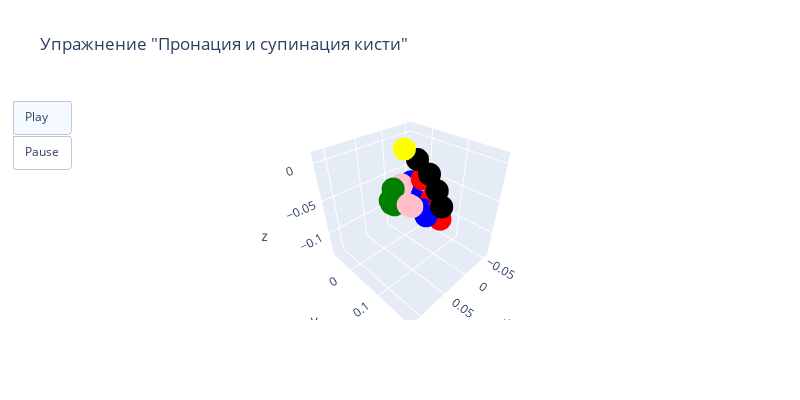

Notebook code cell kept with this figure:
### Code cell
plt_create_3d_gif(class2csv_examples['Пронация и супинация кисти'], ex_name='Пронация и супинация кисти')

### Figure 1 — Plotly figure (JSON) as saved in the notebook; plotly's stock layout.template omitted (floating-point values rounded to 4 significant figures)
{"data": [{"marker": {"color": ["red", "red", "red", "red", "blue", "blue", "blue", "blue", "green", "green", "green", "green", "pink", "pink", "pink", "pink", "black", "black", "black", "black", "yellow"]}, "mode": "markers", "text": ["INDEX_FINGER_DIP", "INDEX_FINGER_MCP", "INDEX_FINGER_PIP", "INDEX_FINGER_TIP", "MIDDLE_FINGER_DIP", "MIDDLE_FINGER_MCP", "MIDDLE_FINGER_PIP", "MIDDLE_FINGER_TIP", "PINKY_DIP", "PINKY_MCP", "PINKY_PIP", "PINKY_TIP", "RING_FINGER_DIP", "RING_FINGER_MCP", "RING_FINGER_PIP", "RING_FINGER_TIP", "THUMB_CMC", "THUMB_IP", "THUMB_MCP", "THUMB_TIP", "WRIST"], "type": "scatter3d", "x": [-0.01327, -0.02307, -0.01933, -0.006719, 0.002004, -0.0103, -0.004491, 0.006876, 0.02961, 0.01666, 0.02598, 0.02991, 0.01528, 0.003481, 0.01089, 0.01732, -0.01083, -0.009853, -0.01545, -0.002923, 0], "y": [0.08552, 0.02368, 0.06112, 0.1026, 0.06095, 0.00609, 0.03804, 0.07828, 0.0003054, -0.01427, -0.01056, 0.01073, 0.03367, -0.005896, 0.0141, 0.04811, 0.0242, 0.08568, 0.05471, 0.1089, 0], "z": [-0.07442, -0.04384, -0.06441, -0.07984, -0.0733, -0.04783, -0.06924, -0.07571, -0.06875, -0.05459, -0.06848, -0.06779, -0.06747, -0.05086, -0.0689, -0.06547, -0.01234, -0.04248, -0.02785, -0.05737, 0]}], "layout": {"height": 400, "scene": {"aspectmode": "cube", "xaxis": {"nticks": 5, "range": [-0.06237, 0.1185]}, "yaxis": {"nticks": 5, "range": [-0.0718, 0.1942]}, "zaxis": {"nticks": 5, "range": [-0.1389, 0.01306]}}, "title": {"text": "Упражнение \"Пронация и супинация кисти\""}, "updatemenus": [{"buttons": [{"args": [null, {"frame": {"duration": 200, "redraw": true}, "fromcurrent": true, "transition": {"duration": 800, "easing": "quadratic-in-out"}}], "label": "Play", "method": "animate"}, {"args": [[null], {"frame": {"duration": 0, "redraw": true}, "mode": "immediate", "transition": {"duration": 0}}], "label": "Pause", "method": "animate"}], "type": "buttons"}], "width": 800}}
